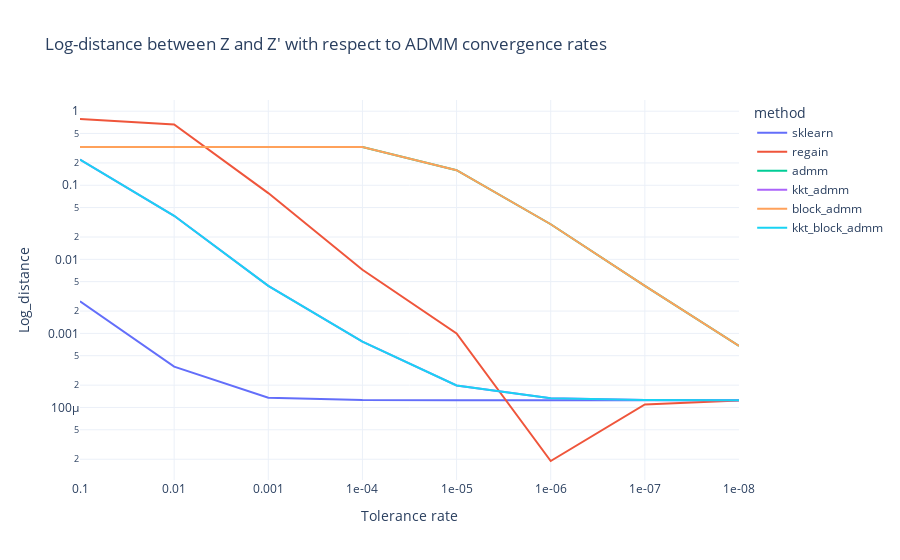

The notebook cell this image was saved under:
### Markdown cell above
## Tolerance plot

### Code cell
fig = px.line(df, x="str_tol", y="distance", color= "method", 
              log_y = True,
              labels={
                     "str_tol": "Tolerance rate",
                     "distance": "Log_distance",
                     "method": "method"
                 },
              template = "plotly_white",
              title="Log-distance between Z and Z' with respect to ADMM convergence rates")
fig.show()

### Figure 1 — Plotly figure (JSON) as saved in the notebook; plotly's stock layout.template omitted (floating-point values rounded to 4 significant figures)
{"data": [{"hovertemplate": "method=sklearn<br>Tolerance rate=%{x}<br>Log_distance=%{y}<extra></extra>", "legendgroup": "sklearn", "line": {"color": "#636efa", "dash": "solid"}, "mode": "lines", "name": "sklearn", "orientation": "v", "showlegend": true, "type": "scatter", "x": ["0.1", "0.01", "0.001", "1e-04", "1e-05", "1e-06", "1e-07", "1e-08"], "xaxis": "x", "y": [0.002712, 0.0003553, 0.0001356, 0.0001258, 0.0001254, 0.0001254, 0.0001254, 0.0001254], "yaxis": "y"}, {"hovertemplate": "method=regain<br>Tolerance rate=%{x}<br>Log_distance=%{y}<extra></extra>", "legendgroup": "regain", "line": {"color": "#EF553B", "dash": "solid"}, "mode": "lines", "name": "regain", "orientation": "v", "showlegend": true, "type": "scatter", "x": ["0.1", "0.01", "0.001", "1e-04", "1e-05", "1e-06", "1e-07", "1e-08"], "xaxis": "x", "y": [0.7845, 0.6627, 0.07843, 0.007218, 0.0009955, 1.892e-05, 0.00011, 0.000124], "yaxis": "y"}, {"hovertemplate": "method=admm<br>Tolerance rate=%{x}<br>Log_distance=%{y}<extra></extra>", "legendgroup": "admm", "line": {"color": "#00cc96", "dash": "solid"}, "mode": "lines", "name": "admm", "orientation": "v", "showlegend": true, "type": "scatter", "x": ["0.1", "0.01", "0.001", "1e-04", "1e-05", "1e-06", "1e-07", "1e-08"], "xaxis": "x", "y": [0.329, 0.329, 0.329, 0.329, 0.1596, 0.02977, 0.004378, 0.0006775], "yaxis": "y"}, {"hovertemplate": "method=kkt_admm<br>Tolerance rate=%{x}<br>Log_distance=%{y}<extra></extra>", "legendgroup": "kkt_admm", "line": {"color": "#ab63fa", "dash": "solid"}, "mode": "lines", "name": "kkt_admm", "orientation": "v", "showlegend": true, "type": "scatter", "x": ["0.1", "0.01", "0.001", "1e-04", "1e-05", "1e-06", "1e-07", "1e-08"], "xaxis": "x", "y": [0.2224, 0.0387, 0.004378, 0.0007717, 0.0001984, 0.0001332, 0.0001262, 0.0001255], "yaxis": "y"}, {"hovertemplate": "method=block_admm<br>Tolerance rate=%{x}<br>Log_distance=%{y}<extra></extra>", "legendgroup": "block_admm", "line": {"color": "#FFA15A", "dash": "solid"}, "mode": "lines", "name": "block_admm", "orientation": "v", "showlegend": true, "type": "scatter", "x": ["0.1", "0.01", "0.001", "1e-04", "1e-05", "1e-06", "1e-07", "1e-08"], "xaxis": "x", "y": [0.329, 0.329, 0.329, 0.329, 0.1596, 0.02977, 0.004378, 0.0006775], "yaxis": "y"}, {"hovertemplate": "method=kkt_block_admm<br>Tolerance rate=%{x}<br>Log_distance=%{y}<extra></extra>", "legendgroup": "kkt_block_admm", "line": {"color": "#19d3f3", "dash": "solid"}, "mode": "lines", "name": "kkt_block_admm", "orientation": "v", "showlegend": true, "type": "scatter", "x": ["0.1", "0.01", "0.001", "1e-04", "1e-05", "1e-06", "1e-07", "1e-08"], "xaxis": "x", "y": [0.2224, 0.0387, 0.004378, 0.0007717, 0.0001984, 0.0001332, 0.0001262, 0.0001255], "yaxis": "y"}], "layout": {"legend": {"title": {"text": "method"}, "tracegroupgap": 0}, "title": {"text": "Log-distance between Z and Z' with respect to ADMM convergence rates"}, "xaxis": {"anchor": "y", "domain": [0, 1], "title": {"text": "Tolerance rate"}}, "yaxis": {"anchor": "x", "domain": [0, 1], "title": {"text": "Log_distance"}, "type": "log"}}}
